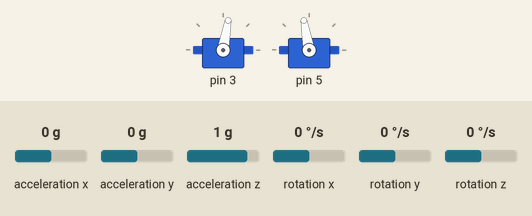
This sketch was run on a simulated Arduino Uno, built with avr-gcc and run on an emulated ATmega328P. Parts: 2 × servo. The test bench sets the inputs (shaded band); at power-on: acceleration x 0 g, acceleration y 0 g, acceleration z 1 g, rotation x 0 °/s, rotation y 0 °/s, rotation z 0 °/s.

Above: at 1.2 s.
1.3 s: acceleration x set to -1.4 g
At 1.7 s:
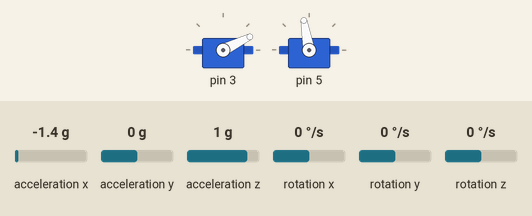
2.8 s: acceleration y set to -1.4 g
At 4.0 s:
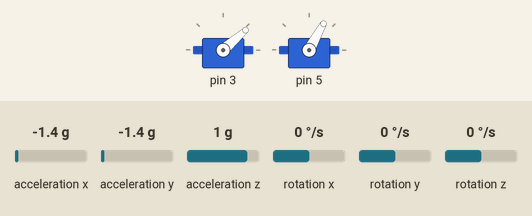
4.3 s: acceleration z set to 0 g
At 5.2 s:
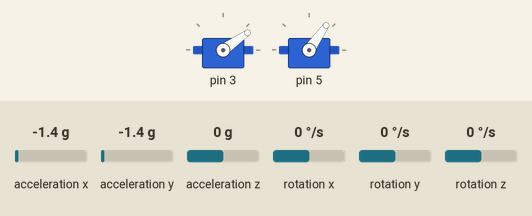
5.8 s: acceleration x set to -0.8 g
At 6.3 s:
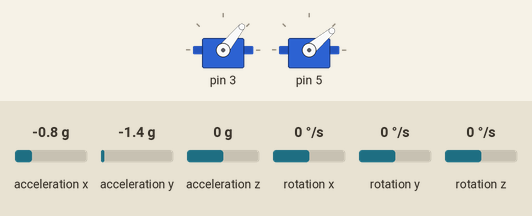
7.3 s: acceleration y set to 0 g
At 8.5 s:
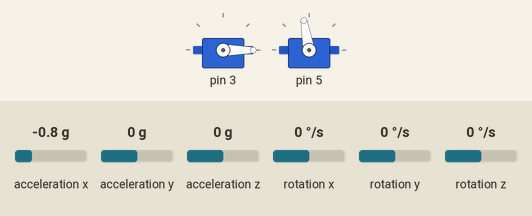
8.8 s: acceleration z set to -1.4 g
At 9.8 s:
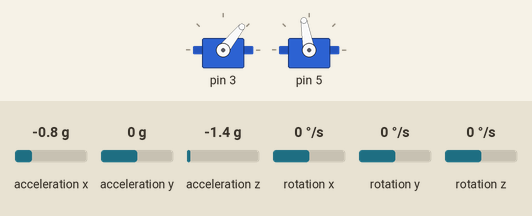
Timing chart, 0 to 11.3 s (numbered marks = the images above; inputs shaded):
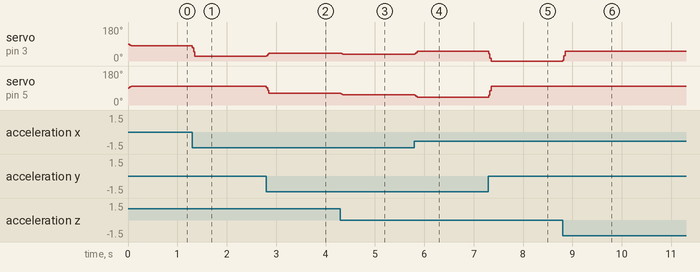

Measured:
- after the input at 1.3 s, servo on pin 3: 80° → 26° at once
- after the input at 2.8 s, servo on pin 3: 26° → 41° at once; servo on pin 5: 100° → 61° at once
- after the input at 4.3 s, servo on pin 3: 41° → 35° at once; servo on pin 5: 61° → 55° at once
- after the input at 5.8 s, servo on pin 3: 35° → 51° at once; servo on pin 5: 55° → 40° at once
- after the input at 7.3 s, servo on pin 3: 51° → 0° at once; servo on pin 5: 40° → 100° at once
- after the input at 8.8 s, servo on pin 3: 0° → 51° at once

The sketch:

Sppo2.ino
```cpp
# include <Servo.h>
#include <MPU6050_tockn.h>
#include <Wire.h>

MPU6050 mpu6050(Wire);
int X,Y,Z;
int OX,OY,OZ;
int error, diff, sum, ovr, ovr2, prev;
Servo myservo[2];
int pos = 0;
int g;
int g1 = 0;
int g2 = 0;
int g3 = 0;
int g4 = 0;
int g5 = 0;

int f;
int f1 = 0;
int f2 = 0;
int f3 = 0;
int f4 = 0;
int f5 = 0;

void setup() {
  Serial.begin(115200);
  Wire.begin();
  mpu6050.begin();
  //Serial.println("STRTM");
  // mpu6050.calcGyroOffsets(true);
  mpu6050.update();
  OX = mpu6050.getAngleX();
   OY = mpu6050.getAngleY();
  // OZ = mpu6050.getAngleZ();


  if(OX < 0){
    OX = OX *(-1);}
  else{
    OX = ((OX-OX)-OX)+10;}

  if(OY < 0){
    OY = (OY *(-1));}
  else{
    OY = ((OY-OY)-OY)+10;}

  if(OZ < 0){
    OZ = OZ *(-1);}
  else{
    OZ = (OZ-OZ)-OZ;}
  myservo[0].attach(3);
  myservo[1].attach(5);

  delay(10);
}

void loop() {
  mpu6050.update();
  g5 = g4;
  g4 = g3;
  g3 = g2;
  g2 = g1;
  g1 = OX + mpu6050.getAngleX();
  g = (g1 + g2 + g3 + g4 + g5)/5;
  // X = OX + mpu6050.getAngleX();
  f5 = f4;
  f4 = f3;
  f3 = f2;
  f2 = f1;
  f1 = OY + mpu6050.getAngleY();
  f = (f1 + f2 + f3 + f4 + f5)/5;

  // Y = OY + mpu6050.getAngleY();
  // Z = OZ + mpu6050.getAngleZ();

  // error = 0 - Y;
  // diff = error - prev;
  ovr = 90 - (f);
  ovr2 = 90 + (g);
  myservo[0].write(ovr);
  myservo[1].write(ovr2);
  delay(10);

}
```
